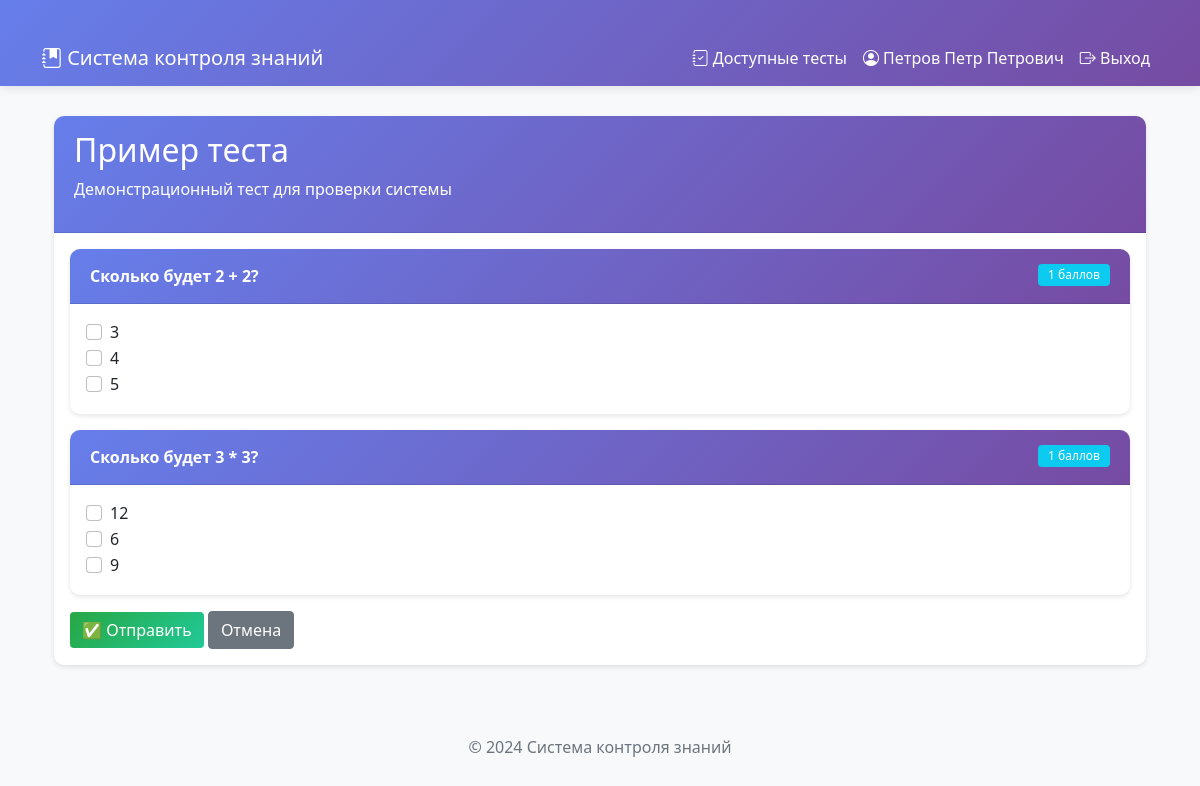
The page /student/take_test/2 (signed in) on the database its author committed.
### tables this page shows
CREATE TABLE tests (
                    id INTEGER PRIMARY KEY AUTOINCREMENT,
                    title TEXT NOT NULL,
                    description TEXT,
                    created_by INTEGER NOT NULL,
                    target_groups TEXT,
                    is_active BOOLEAN DEFAULT 1,
                    created_at TIMESTAMP DEFAULT CURRENT_TIMESTAMP,
                    FOREIGN KEY (created_by) REFERENCES users (id)
                );

CREATE TABLE answers (
                    id INTEGER PRIMARY KEY AUTOINCREMENT,
                    question_id INTEGER NOT NULL,
                    answer_text TEXT NOT NULL,
                    is_correct BOOLEAN DEFAULT 0,
                    FOREIGN KEY (question_id) REFERENCES questions (id) ON DELETE CASCADE
                );

CREATE TABLE questions (
                    id INTEGER PRIMARY KEY AUTOINCREMENT,
                    test_id INTEGER NOT NULL,
                    question_text TEXT NOT NULL,
                    points INTEGER DEFAULT 1,
                    FOREIGN KEY (test_id) REFERENCES tests (id) ON DELETE CASCADE
                );

### app.py (the view)
@app.route('/student/take_test/<int:test_id>')
@login_required
@role_required('student')
def take_test(test_id):
    with db.get_connection() as conn:
        cursor = conn.cursor()
        cursor.execute('SELECT id FROM test_results WHERE test_id=? AND student_id=?',
                       (test_id, session['user_id']))
        if cursor.fetchone():
            return redirect(url_for('student_tests'))
        cursor.execute('SELECT * FROM tests WHERE id=? AND is_active=1', (test_id,))
        test = cursor.fetchone()
        if not test:
            return "Тест не найден", 404
        cursor.execute('''
            SELECT q.*, a.id as answer_id, a.answer_text
            FROM questions q
            LEFT JOIN answers a ON q.id = a.question_id
            WHERE q.test_id = ?
            ORDER BY q.id
        ''', (test_id,))
        questions = {}
        for row in cursor.fetchall():
            q_id = row['id']
            if q_id not in questions:
                questions[q_id] = {
                    'id': q_id,
                    'text': row['question_text'],
                    'points': row['points'],
                    'answers': []
                }
            if row['answer_id']:
                questions[q_id]['answers'].append({
                    'id': row['answer_id'],
                    'text': row['answer_text']
                })
    return render_template('student/take_test.html', test=test, questions=questions.values())

### auth.py (called while the page is built)
def login_required(f):
    @wraps(f)
    def decorated_function(*args, **kwargs):
        if 'user_id' not in session:
            flash('Пожалуйста, авторизуйтесь', 'warning')
            return redirect(url_for('login'))
        return f(*args, **kwargs)
    return decorated_function

def role_required(*roles):
    def decorator(f):
        @wraps(f)
        def decorated_function(*args, **kwargs):
            if 'role' not in session or session['role'] not in roles:
                flash('У вас нет доступа к этой странице', 'danger')
                return redirect(url_for('dashboard'))
            return f(*args, **kwargs)
        return decorated_function
    return decorator

### database.py (called while the page is built)
    @contextmanager
    def get_connection(self):
        conn = sqlite3.connect(self.db_path)
        conn.row_factory = sqlite3.Row
        try:
            yield conn
            conn.commit()
        except Exception as e:
            conn.rollback()
            raise e
        finally:
            conn.close()

### templates/student/take_test.html
{% extends "base.html" %}
{% block content %}
<div class="container">
    <div class="card"><div class="card-header"><h2>{{ test.title }}</h2>{% if test.description %}<p>{{ test.description }}</p>{% endif %}</div>
    <div class="card-body"><form method="POST" action="{{ url_for('submit_test', test_id=test.id) }}">
        {% for q in questions %}<div class="card mb-3"><div class="card-header bg-light"><strong>{{ q.text }}</strong> <span class="badge bg-info float-end">{{ q.points }} баллов</span></div><div class="card-body">
        {% for a in q.answers %}<div class="form-check"><input class="form-check-input" type="checkbox" name="question_{{ q.id }}" value="{{ a.id }}" id="q{{ q.id }}a{{ a.id }}"><label class="form-check-label" for="q{{ q.id }}a{{ a.id }}">{{ a.text }}</label></div>{% endfor %}
        </div></div>{% endfor %}
        <button type="submit" class="btn btn-success" onclick="return confirm('Отправить ответы?')">✅ Отправить</button>
        <a href="{{ url_for('student_tests') }}" class="btn btn-secondary">Отмена</a>
    </form></div></div>
</div>
{% endblock %}

### templates/base.html (style rules this page uses)
body { background-color: #f8f9fa; padding-bottom: 50px; }
.container { margin-top: 30px; }
.card { box-shadow: 0 2px 5px rgba(0,0,0,0.1); border: none; border-radius: 10px; }
.card-header { background: linear-gradient(135deg, #667eea 0%, #764ba2 100%); color: white; border-radius: 10px 10px 0 0 !important; padding: 15px 20px; }
.btn-success { background: linear-gradient(135deg, #28a745 0%, #20c997 100%); border: none; }
.badge { padding: 5px 10px; font-weight: 500; }
.card, .alert { animation: fadeIn 0.5s ease-out; }

### rows shown on the page
tests: title "Пример теста", description "Демонстрационный тест для проверки системы"
answers: text "Сколько будет 2 + 2?", points "1", text "3" "4" "5"
answers: text "Сколько будет 3 * 3?", points "1", text "12", text "6" "9"

### other values the page prints
{{ session.full_name }} "Петров Петр Петрович"
